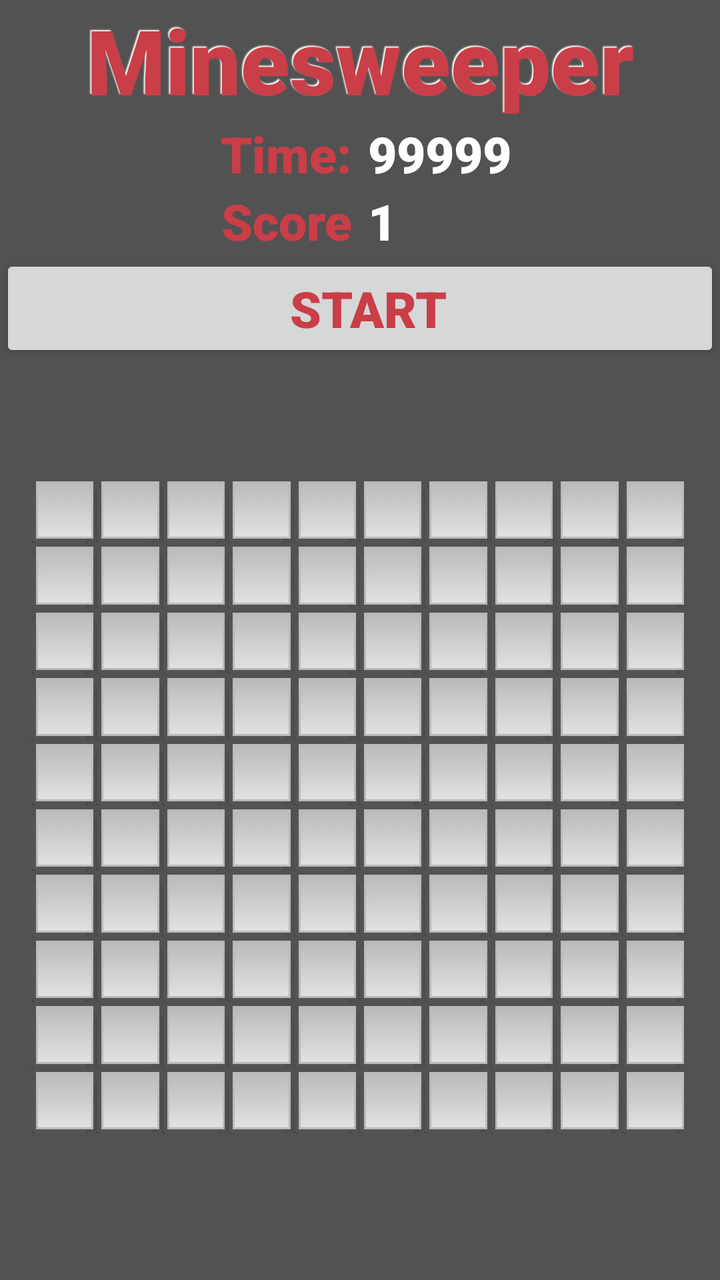
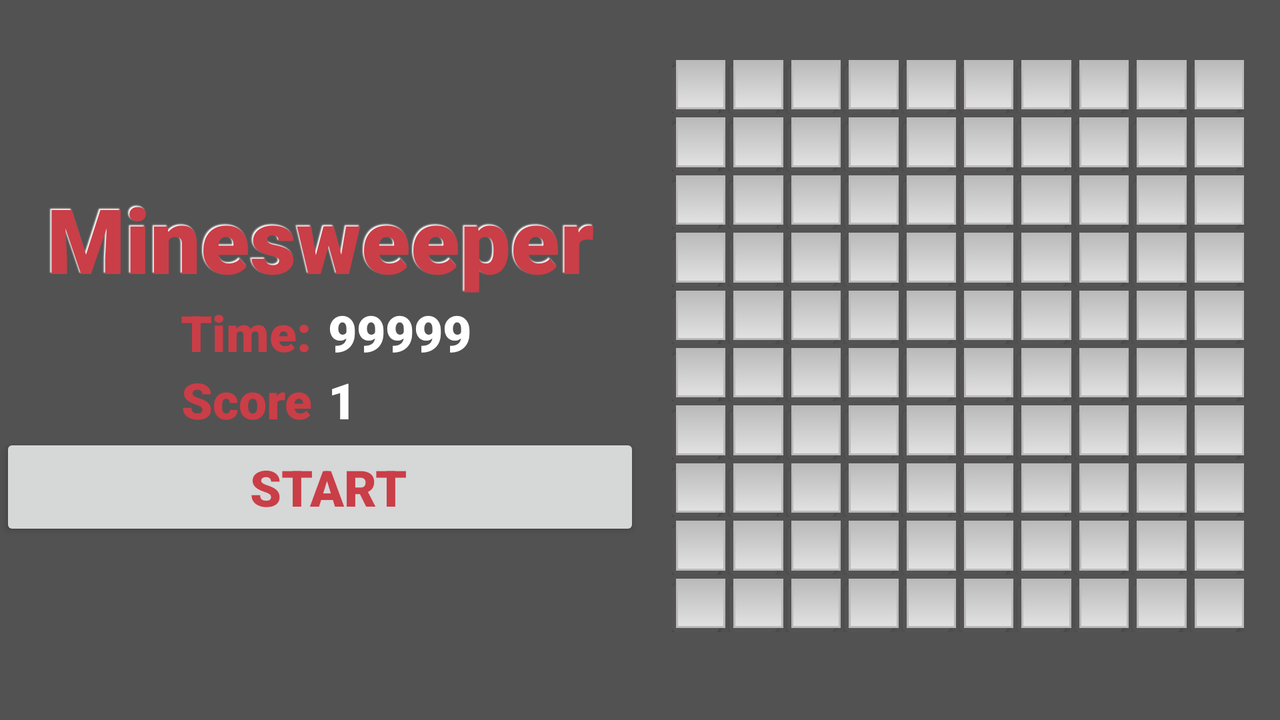

First picture: res/layout/ on a phone held upright. Second picture: the repository's own variant of that layout, on a device whose configuration matches the variant's folder. Source for both follows.
<!-- AndroidManifest.xml: application theme AppTheme -->
<!-- res/layout/gameui.xml -->
<?xml version="1.0" encoding="utf-8"?>
<LinearLayout xmlns:android="http://schemas.android.com/apk/res/android"
android:orientation="vertical" android:layout_width="match_parent"
android:layout_height="match_parent">


<include
    layout="@layout/statistics"
    android:layout_width="match_parent"
    android:layout_height="wrap_content" />

    <include
        layout="@layout/board"
        android:layout_width="match_parent"
        android:layout_height="match_parent" />


</LinearLayout>
<!-- res/layout/statistics.xml (included above) -->
<?xml version="1.0" encoding="utf-8"?>
<LinearLayout xmlns:android="http://schemas.android.com/apk/res/android"
    android:layout_width="match_parent"
    android:layout_height="match_parent"
    android:background="@color/StatsBackground"
    android:gravity="center"
    android:orientation="vertical">


    <LinearLayout
        android:layout_width="match_parent"
        android:layout_height="wrap_content"
        android:orientation="horizontal">

        <TextView
            android:id="@+id/textView2"
            style="@style/StatsTextTitle"
            android:shadowColor="@color/text_shadow_white"
            android:shadowDx="-2"
            android:shadowDy="-2"
            android:shadowRadius="1"
            android:text="@string/minesweeper" />

    </LinearLayout>


    <LinearLayout
        android:layout_width="match_parent"
        android:layout_height="wrap_content"
        android:orientation="horizontal">

        <TextView
            android:id="@+id/textView3"
            style="@style/StatsTextLabels"
            android:text="@string/time" />

        <TextView
            android:id="@+id/textView4"
            style="@style/StatsTextValues"
            android:text="@string/_99999" />

    </LinearLayout>

    <LinearLayout
        android:layout_width="match_parent"
        android:layout_height="wrap_content"
        android:orientation="horizontal">

        <TextView
            android:id="@+id/textView5"
            style="@style/StatsTextLabels"
            android:text="@string/score" />

        <TextView
            android:id="@+id/textView6"
            style="@style/StatsTextValues"
            android:text="@string/_1" />

    </LinearLayout>

    <LinearLayout
        android:layout_width="match_parent"
        android:layout_height="wrap_content"
        android:gravity="center_horizontal"
        android:orientation="horizontal">

        <Button
            android:id="@+id/button"
            style="@style/StatsTextLabels"
            android:layout_width="wrap_content"
            android:layout_height="wrap_content"
            android:text="Start"
            android:textAlignment="center" />

    </LinearLayout>
</LinearLayout>
<!-- res/layout/board.xml (included above) -->
<?xml version="1.0" encoding="utf-8"?>
<androidx.constraintlayout.widget.ConstraintLayout xmlns:android="http://schemas.android.com/apk/res/android"
    xmlns:app="http://schemas.android.com/apk/res-auto"
    xmlns:tools="http://schemas.android.com/tools"
    android:background="@color/StatsBackground"
    android:layout_width="match_parent"
    android:layout_height="match_parent"
    tools:context=".MainActivity">

    <androidx.constraintlayout.widget.ConstraintLayout
        android:id="@+id/constaintLayoutBoard"
        android:layout_width="0dp"
        android:layout_height="0dp"
        android:layout_marginBottom="16dp"
        android:layout_marginEnd="16dp"
        android:layout_marginStart="16dp"
        android:background="@color/StatsBackground"
        app:layout_constraintBottom_toBottomOf="parent"
        app:layout_constraintDimensionRatio="1"
        app:layout_constraintEnd_toEndOf="parent"
        app:layout_constraintTop_toTopOf="parent"
        app:layout_constraintHorizontal_bias="0.0"
        app:layout_constraintStart_toStartOf="parent"
        tools:context=".MainActivity">

        <include
            android:id="@+id/row0"
            layout="@layout/board_buttons"
            android:layout_width="0dp"
            android:layout_height="0dp"
            app:layout_constraintBottom_toTopOf="@+id/row1"
            app:layout_constraintEnd_toEndOf="parent"
            app:layout_constraintStart_toStartOf="parent"
            app:layout_constraintTop_toTopOf="parent" />

        <include
            android:id="@+id/row1"
            layout="@layout/board_buttons"
            android:layout_width="0dp"
            android:layout_height="0dp"
            app:layout_constraintBottom_toTopOf="@+id/row2"
            app:layout_constraintEnd_toEndOf="parent"
            app:layout_constraintStart_toStartOf="parent"
            app:layout_constraintTop_toBottomOf="@id/row0" />

        <include
            android:id="@+id/row2"
            layout="@layout/board_buttons"
            android:layout_width="0dp"
            android:layout_height="0dp"
            app:layout_constraintBottom_toTopOf="@id/row3"
            app:layout_constraintEnd_toEndOf="parent"
            app:layout_constraintStart_toStartOf="parent"
            app:layout_constraintTop_toBottomOf="@id/row1" />

        <include
            android:id="@+id/row3"
            layout="@layout/board_buttons"
            android:layout_width="0dp"
            android:layout_height="0dp"
            app:layout_constraintBottom_toTopOf="@id/row4"
            app:layout_constraintEnd_toEndOf="parent"
            app:layout_constraintStart_toStartOf="parent"
            app:layout_constraintTop_toBottomOf="@id/row2" />

        <include
            android:id="@+id/row4"
            layout="@layout/board_buttons"
            android:layout_width="0dp"
            android:layout_height="0dp"
            app:layout_constraintBottom_toTopOf="@id/row5"
            app:layout_constraintEnd_toEndOf="parent"
            app:layout_constraintStart_toStartOf="parent"
            app:layout_constraintTop_toBottomOf="@id/row3" />


        <include
            android:id="@+id/row5"
            layout="@layout/board_buttons"
            android:layout_width="0dp"
            android:layout_height="0dp"
            app:layout_constraintBottom_toTopOf="@id/row6"
            app:layout_constraintEnd_toEndOf="parent"
            app:layout_constraintStart_toStartOf="parent"
            app:layout_constraintTop_toBottomOf="@id/row4" />

        <include
            android:id="@+id/row6"
            layout="@layout/board_buttons"
            android:layout_width="0dp"
            android:layout_height="0dp"
            app:layout_constraintBottom_toTopOf="@id/row7"
            app:layout_constraintEnd_toEndOf="parent"
            app:layout_constraintStart_toStartOf="parent"
            app:layout_constraintTop_toBottomOf="@id/row5" />

        <include
            android:id="@+id/row7"
            layout="@layout/board_buttons"
            android:layout_width="0dp"
            android:layout_height="0dp"
            app:layout_constraintBottom_toTopOf="@id/row8"
            app:layout_constraintEnd_toEndOf="parent"
            app:layout_constraintStart_toStartOf="parent"
            app:layout_constraintTop_toBottomOf="@id/row6" />

        <include
            android:id="@+id/row8"
            layout="@layout/board_buttons"
            android:layout_width="0dp"
            android:layout_height="0dp"
            app:layout_constraintBottom_toTopOf="@id/row9"
            app:layout_constraintEnd_toEndOf="parent"
            app:layout_constraintStart_toStartOf="parent"
            app:layout_constraintTop_toBottomOf="@id/row7" />

        <include
            android:id="@+id/row9"
            layout="@layout/board_buttons"
            android:layout_width="0dp"
            android:layout_height="0dp"
            app:layout_constraintBottom_toBottomOf="parent"
            app:layout_constraintEnd_toEndOf="parent"
            app:layout_constraintStart_toStartOf="parent"
            app:layout_constraintTop_toBottomOf="@id/row8" />


    </androidx.constraintlayout.widget.ConstraintLayout>

</androidx.constraintlayout.widget.ConstraintLayout>
<!-- res/layout/board_buttons.xml (included above) -->
<?xml version="1.0" encoding="utf-8"?>
<androidx.constraintlayout.widget.ConstraintLayout android:id="@+id/constaintLayoutBoard"
    android:layout_width="match_parent"
    android:layout_height="0dp"
    android:layout_marginBottom="24dp"
    android:layout_marginEnd="16dp"
    android:layout_marginStart="16dp"
    app:layout_constraintBottom_toBottomOf="parent"
    app:layout_constraintDimensionRatio="1"
    app:layout_constraintEnd_toEndOf="parent"
    app:layout_constraintHorizontal_bias="0.0"
    app:layout_constraintStart_toStartOf="parent"
    tools:context=".MainActivity"
    xmlns:app="http://schemas.android.com/apk/res-auto"
    xmlns:android="http://schemas.android.com/apk/res/android"
    xmlns:tools="http://schemas.android.com/tools">

    <Button
        android:id="@+id/button56"
        style="@style/GameButton"
        app:layout_constraintBottom_toBottomOf="parent"
        app:layout_constraintEnd_toStartOf="@+id/button47"
        app:layout_constraintStart_toStartOf="parent"
        app:layout_constraintTop_toTopOf="parent" />

    <Button
        android:id="@+id/button55"
        style="@style/GameButton"
        app:layout_constraintBottom_toBottomOf="parent"
        app:layout_constraintEnd_toEndOf="parent"
        app:layout_constraintStart_toEndOf="@+id/button54"
        app:layout_constraintTop_toTopOf="parent" />

    <Button
        android:id="@+id/button54"
        style="@style/GameButton"
        app:layout_constraintBottom_toBottomOf="parent"
        app:layout_constraintEnd_toStartOf="@+id/button55"
        app:layout_constraintStart_toEndOf="@+id/button53"
        app:layout_constraintTop_toTopOf="parent" />

    <Button
        android:id="@+id/button53"
        style="@style/GameButton"
        app:layout_constraintBottom_toBottomOf="parent"
        app:layout_constraintEnd_toStartOf="@+id/button54"
        app:layout_constraintStart_toEndOf="@+id/button52"
        app:layout_constraintTop_toTopOf="parent" />

    <Button
        android:id="@+id/button52"
        style="@style/GameButton"
        app:layout_constraintBottom_toBottomOf="parent"
        app:layout_constraintEnd_toStartOf="@+id/button53"
        app:layout_constraintStart_toEndOf="@+id/button51"
        app:layout_constraintTop_toTopOf="parent" />

    <Button
        android:id="@+id/button51"
        style="@style/GameButton"
        app:layout_constraintBottom_toBottomOf="parent"
        app:layout_constraintEnd_toStartOf="@+id/button52"
        app:layout_constraintStart_toEndOf="@+id/button50"
        app:layout_constraintTop_toTopOf="parent" />

    <Button
        android:id="@+id/button50"
        style="@style/GameButton"
        app:layout_constraintBottom_toBottomOf="parent"
        app:layout_constraintEnd_toStartOf="@+id/button51"
        app:layout_constraintStart_toEndOf="@+id/button49"
        app:layout_constraintTop_toTopOf="parent" />

    <Button
        android:id="@+id/button49"
        style="@style/GameButton"
        app:layout_constraintBottom_toBottomOf="parent"
        app:layout_constraintEnd_toStartOf="@+id/button50"
        app:layout_constraintStart_toEndOf="@+id/button48"
        app:layout_constraintTop_toTopOf="parent" />

    <Button
        android:id="@+id/button48"
        style="@style/GameButton"
        app:layout_constraintBottom_toBottomOf="parent"
        app:layout_constraintEnd_toStartOf="@+id/button49"
        app:layout_constraintStart_toEndOf="@+id/button47"
        app:layout_constraintTop_toTopOf="parent" />

    <Button
        android:id="@+id/button47"
        style="@style/GameButton"
        app:layout_constraintBottom_toBottomOf="parent"
        app:layout_constraintEnd_toStartOf="@+id/button48"
        app:layout_constraintStart_toEndOf="@+id/button46"
        app:layout_constraintTop_toTopOf="parent" />

    <Button
        android:id="@+id/button46"
        style="@style/GameButton"
        app:layout_constraintBottom_toBottomOf="parent"
        app:layout_constraintEnd_toStartOf="@+id/button47"
        app:layout_constraintStart_toStartOf="parent"
        app:layout_constraintTop_toTopOf="parent" />


</androidx.constraintlayout.widget.ConstraintLayout>
<!-- resources referenced by this layout -->
<resources>
  <color name="StatsBackground">#525252</color>
  <color name="text_shadow_white">#FFFFFF</color>
  <string name="_1">1</string>
  <string name="_99999">99999</string>
  <string name="minesweeper">Minesweeper</string>
  <string name="score">Score</string>
  <string name="time">Time:</string>
  <style name="GameButton" parent="GameButtonText">
          <item name="android:layout_width">0dp</item>
          <item name="android:layout_height">0dp</item>
          <item name="android:background">@drawable/button_selector</item>
      </style>
  <style name="StatsTextLabels" parent="StatsText">
          <item name="android:paddingRight">4dp</item>
          <item name="android:gravity">right</item>
          <item name="android:textColor">@color/StatsTextColorLables</item>
      </style>
  <style name="StatsTextTitle" parent="StatsText">
          <item name="android:textColor">@color/StatsTextColorLables</item>
          <item name="android:textAlignment">center</item>
          <item name="android:textSize">45sp</item>
      </style>
  <style name="StatsTextValues" parent="StatsText">
          <item name="android:paddingLeft">4dp</item>
          <item name="android:gravity">left</item>
          <item name="android:textColor">@color/StatsTextColorValues</item>
      </style>
  <style name="AppTheme" parent="Theme.AppCompat.Light.DarkActionBar">
          
          <item name="colorPrimary">@color/colorPrimary</item>
          <item name="colorPrimaryDark">@color/colorPrimaryDark</item>
          <item name="colorAccent">@color/StatsBackground</item>
      </style>
  <style name="GameButtonText" parent="@style/BaseText">
          <item name="android:textColor">@color/StatsBackground</item>
          <item name="android:fontFamily">sans-serif-black</item>
      </style>
  <!-- drawable button_selector (drawable) -->
  <?xml version="1.0" encoding="utf-8"?>
  <selector xmlns:android="http://schemas.android.com/apk/res/android">
      <item>
          <layer-list>
              <item android:right="5dp" android:top="5dp">
                  <shape>
                      <corners android:radius="2dp" />
                      <solid android:color="#555353" />
                  </shape>
              </item>
              <item android:bottom="2dp" android:left="2dp" android:right="2dp" android:top="2dp">
                  <shape>
                      <corners android:radius="0dp" />
                      <gradient android:angle="270" android:endColor="#E2E2E2" android:startColor="#BABABA" />
                      <stroke android:width="1dp" android:color="#BABABA" />
                  </shape>
              </item>
          </layer-list>
      </item>
  
  </selector>
  <style name="StatsText" parent="@style/BaseText">
          <item name="android:textSize">25sp</item>
          <item name="android:layout_width">match_parent</item>
          <item name="android:layout_height">wrap_content</item>
          <item name="android:layout_weight">1</item>
      </style>
  <color name="StatsTextColorLables">#ca3e47</color>
  <color name="StatsTextColorValues">#FFF</color>
  <color name="colorPrimary">#008577</color>
  <color name="colorPrimaryDark">#00574B</color>
  <style name="BaseText">
          <item name="android:fontFamily">sans-serif-black</item>
      </style>
</resources>
<!-- res/layout-land/gameui.xml (the repository's variant of the layout above) -->
<!-- drawn on the phone turned sideways -->
<?xml version="1.0" encoding="utf-8"?>
<LinearLayout xmlns:android="http://schemas.android.com/apk/res/android"
    android:orientation="horizontal" android:layout_width="match_parent"
    android:layout_height="match_parent">

    <include
        layout="@layout/statistics"
        android:layout_width="match_parent"
        android:layout_height="match_parent"
        android:layout_weight="1" />

    <include layout="@layout/board"
        android:layout_height="match_parent"
        android:layout_width="match_parent"
        android:layout_weight="1"/>

</LinearLayout>
